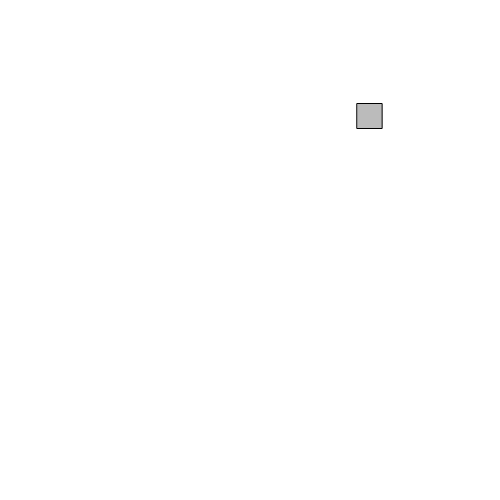
Frame 1 (no input)
Frame 60 (no input): identical to frame 1, image omitted
Frame 120 (the mouse pressed at the canvas centre since frame 60): identical to frame 1, image omitted

The p5.js sketch that drew this single still picture (run headless with seeded random() and noise() and a simulated clock; from frame 60 on, the mouse is pressed at the canvas centre):

// p5.js sketch
// ── sketch.js
function setup() {
createCanvas(500,500);  

var square = {
  
  x: random(0,width), 
  y: random(0,height),
  width: 25,
  height: 25,
  colour: random(250),
  
  }
  
  fill(square.colour);
  rect(square.x, square.y, square.width, square.height);
}

function draw() {
  
}
